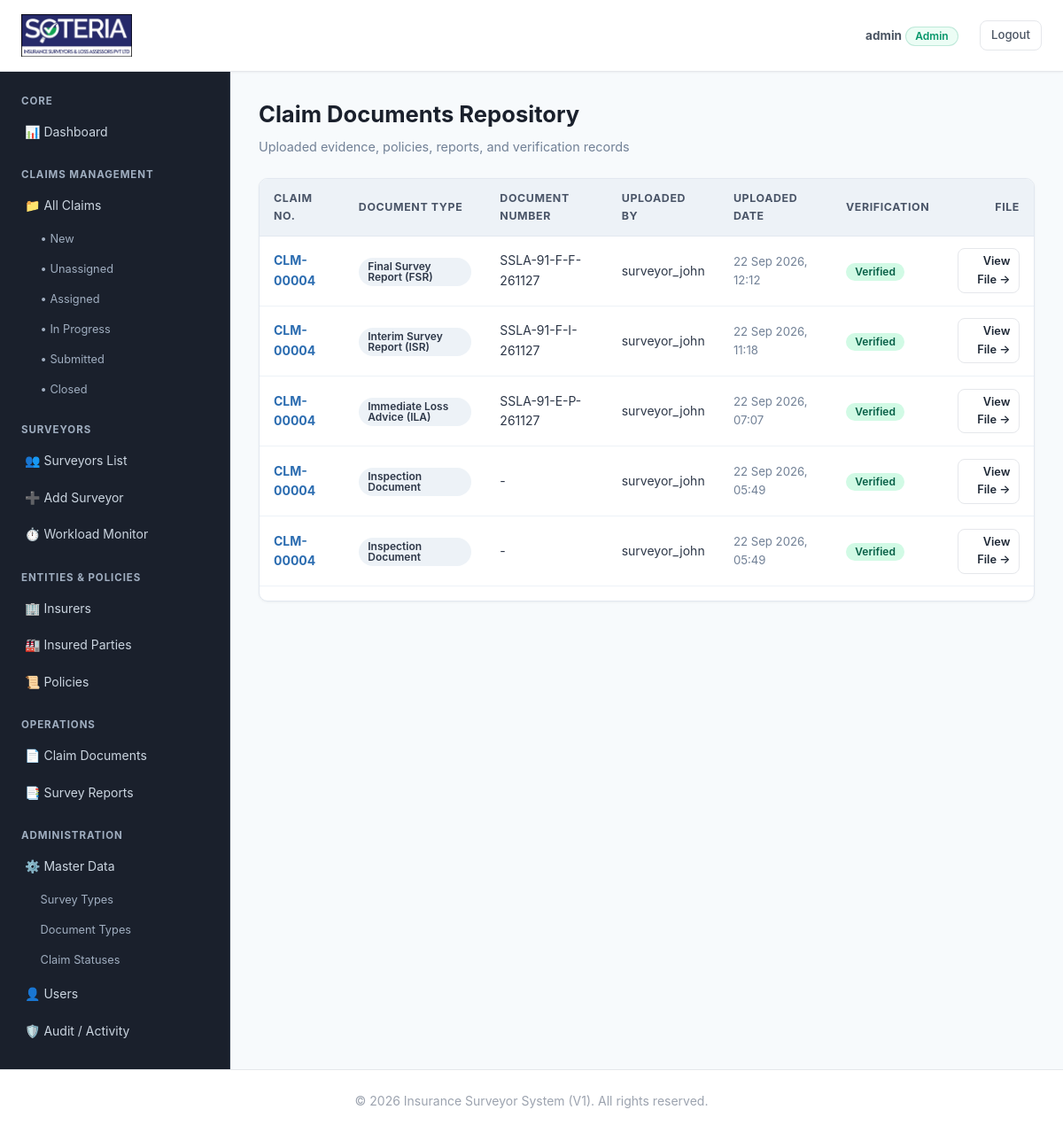
/documents/ (signed in), run on the app's committed database.
### accounts/models.py (models this page shows, shortened)
class User(AbstractUser):
    class Role(models.TextChoices):
        ADMIN = 'ADMIN', 'Admin'
        SURVEYOR = 'SURVEYOR', 'Surveyor'
    role = models.CharField(
        max_length=20,
        choices=Role.choices,
        default=Role.SURVEYOR,
        help_text="Designates the user role within the system."
    )
    class Meta:
        db_table = 'nis_user'

### documents/models.py (models this page shows, shortened)
class ClaimDocument(models.Model):
    claim = models.ForeignKey(
        'claims.Claim',
        on_delete=models.CASCADE,
        related_name='documents'
    )
    document_type = models.ForeignKey(
        DocumentType,
        on_delete=models.PROTECT,
        related_name='claim_documents'
    )
    file = models.FileField(
        upload_to="claim_documents/%Y/%m/",
        validators=[validate_document_extension, validate_file_size]
    )
    document_number = models.CharField(max_length=100, blank=True)
    document_date = models.DateField(null=True, blank=True)
    description = models.TextField(blank=True)
    uploaded_by = models.ForeignKey(
        settings.AUTH_USER_MODEL,
        on_delete=models.PROTECT,
        related_name='uploaded_documents'
    )
    uploaded_at = models.DateTimeField(auto_now_add=True)
    verified = models.BooleanField(default=False)
    verified_by = models.ForeignKey(
        settings.AUTH_USER_MODEL,
        on_delete=models.SET_NULL,
        null=True,
        blank=True,
        related_name='verified_documents'
    )
    verified_at = models.DateTimeField(null=True, blank=True)
    remarks = models.TextField(blank=True)
    class Meta:
        db_table = 'nis_claim_document'
        ordering = ['-uploaded_at']
        verbose_name = 'Claim Document'
        verbose_name_plural = 'Claim Documents'

class DocumentType(models.Model):
    name = models.CharField(max_length=150)
    code = models.CharField(max_length=50, unique=True)
    is_active = models.BooleanField(default=True)
    created_at = models.DateTimeField(auto_now_add=True)
    updated_at = models.DateTimeField(auto_now=True)
    class Meta:
        db_table = 'nis_document_type'
        ordering = ['name']
        verbose_name = 'Document Type'
        verbose_name_plural = 'Document Types'

### claims/models.py (models this page shows, shortened)
class Claim(models.Model):
    claim_number = models.CharField(max_length=50, unique=True, blank=True)
    report_number = models.CharField(max_length=50, blank=True)
    survey_type = models.ForeignKey(
        'surveys.SurveyType',
        on_delete=models.PROTECT,
        related_name='claims'
    )
    insurer = models.ForeignKey(
        Insurer,
        on_delete=models.PROTECT,
        related_name='claims'
    )
    insured = models.ForeignKey(
        Insured,
        on_delete=models.PROTECT,
        related_name='claims'
    )
    policy = models.ForeignKey(
        Policy,
        on_delete=models.PROTECT,
        related_name='claims'
    )
    instruction_date = models.DateField()
    instruction_source = models.CharField(max_length=255)
    date_of_loss = models.DateField()
    nature_of_loss = models.CharField(max_length=255)
    loss_location = models.TextField()
    claimed_amount = models.DecimalField(max_digits=15, decimal_places=2, null=True, blank=True)
    priority = models.CharField(
        max_length=20,
        choices=Priority.choices,
        default=Priority.MEDIUM
    )
    status = models.CharField(
        max_length=50,
        choices=ClaimStatus.choices,
        default=ClaimStatus.NEW
    )
    claim_description = models.TextField(blank=True)
    contact_person = models.CharField(max_length=150, blank=True)
    contact_phone = models.CharField(max_length=30, blank=True)
    contact_email = models.EmailField(blank=True)
    internal_remarks = models.TextField(blank=True)
    created_by = models.ForeignKey(
        settings.AUTH_USER_MODEL,
        on_delete=models.PROTECT,
        related_name='claims_created'
    )
    created_at = models.DateTimeField(auto_now_add=True)
    updated_at = models.DateTimeField(auto_now=True)
    class Meta:
        db_table = 'nis_claim'
        ordering = ['-created_at']
        verbose_name = 'Claim'
        verbose_name_plural = 'Claims'
        indexes = [
            models.Index(fields=['status']),
            models.Index(fields=['survey_type']),
        ]

### claims/web_views.py (the view)
# urls.py: path('documents/', web_views.document_list, name='web_document_list'),
@admin_required
def document_list(request):
    documents = ClaimDocument.objects.select_related('claim', 'document_type', 'uploaded_by').order_by('-uploaded_at')[:100]
    return render(request, 'documents/document_list.html', {'documents': documents})

### claims/web_views.py (called while the page is built)
def admin_required(view_func):
    @wraps(view_func)
    def _wrapped_view(request, *args, **kwargs):
        if not request.user.is_authenticated:
            return redirect(f"/login/?next={request.path}")
        if request.user.role != User.Role.ADMIN and not request.user.is_superuser:
            raise PermissionDenied("Administrator privileges are required to access this section.")
        return view_func(request, *args, **kwargs)
    return _wrapped_view

### templates/documents/document_list.html (shortened to what this page needs)
{% extends 'base.html' %}
{% block content %}
<div class="page-header">
    <div>
        <h1 class="page-title">Claim Documents Repository</h1>
        <p class="page-subtitle">Uploaded evidence, policies, reports, and verification records</p>
    </div>
</div>
<div class="card-table-wrapper">
    <div class="table-responsive">
        <table class="data-table-modern">
            <thead>
                <tr>
                    <th>Claim No.</th>
                    <th>Document Type</th>
                    <th>Document Number</th>
                    <th>Uploaded By</th>
                    <th>Uploaded Date</th>
                    <th>Verification</th>
                    <th style="text-align: right;">File</th>
                </tr>
            </thead>
            <tbody>
                {% for doc in documents %}
                <tr>
                    <td>
                        <a href="/claims/{{ doc.claim.id }}/" style="color: #2b6cb0; font-weight: 700; text-decoration: none;">
                            {{ doc.claim.claim_number }}
                        </a>
                    </td>
                    <td>
                        <span class="badge" style="background: #edf2f7; color: #2d3748;">{{ doc.document_type.name }}</span>
                    </td>
                    <td>{{ doc.document_number|default:"-" }}</td>
                    <td>{{ doc.uploaded_by.username }}</td>
                    <td style="font-size: 0.825rem; color: #718096;">{{ doc.uploaded_at|date:"d M Y, H:i" }}</td>
                    <td>
                        {% if doc.verified %}
                            <span class="status-pill pill-submitted">Verified</span>
                        {% else %}
                            <span class="status-pill pill-query">Pending</span>
                        {% endif %}
                    </td>
                    <td style="text-align: right;">
                        {% if doc.file %}
                            <a href="{% url 'secure_media' path=doc.file.name %}" target="_blank" class="btn btn-outline" style="padding: 0.25rem 0.6rem; font-size: 0.8rem;">View File &rarr;</a>
                        {% else %}
                            <span style="color: #a0aec0;">No File</span>
                        {% endif %}
                    </td>
                </tr>
                {% empty %}
                <tr>
                    <td colspan="7" style="text-align: center; color: #a0aec0; padding: 2rem;">No documents uploaded yet.</td>
                </tr>
                {% endfor %}
            </tbody>
        </table>
    </div>
</div>
{% endblock content %}

### templates/base.html (shortened to what this page needs)
{% load static %}
<!DOCTYPE html>
<html lang="en">
<head>
    <link rel="stylesheet" href="{% static 'css/style.css' %}">
</head>
<body>
    <header class="site-header">
        <nav class="navbar">
            <div class="nav-left">
                <a href="/" class="brand-wrapper">
                    <img src="{% static 'images/soteria_logo.png' %}" alt="Soteria Logo" class="brand-logo-img">
                </a>
            </div>
            <ul class="nav-links">
                {% if request.user.is_authenticated %}
                    <li class="navbar-user-info">
                        <span style="font-size: 0.85rem; color: #4b5563;">
                            <strong>{{ request.user.username }}</strong>
                            <span class="badge badge-success">{{ request.user.get_role_display|default:request.user.role }}</span>
                        </span>
                    </li>
                    <li><a href="/logout/" class="btn btn-outline" style="padding: 0.35rem 0.75rem; font-size: 0.825rem;">Logout</a></li>
                {% else %}
                    <li><a href="/login/" class="btn btn-primary" style="padding: 0.35rem 0.85rem; font-size: 0.825rem; color: #ffffff;">Login</a></li>
                {% endif %}
            </ul>
        </nav>
    </header>
    {% block layout %}
    <div class="admin-layout">
        <aside class="admin-sidebar">
            {% if request.user.role == 'SURVEYOR' %}
                <div>
                    <div class="sidebar-heading">Surveyor Portal</div>
                    <ul class="sidebar-menu">
                        <li><a href="/dashboard/surveyor/">📊 Dashboard</a></li>
                        <li><a href="/claims/">📁 My Assigned Claims</a></li>
                    </ul>
                </div>
            {% else %}
                <div>
                    <div class="sidebar-heading">Core</div>
                    <ul class="sidebar-menu">
                        <li><a href="/dashboard/admin/">📊 Dashboard</a></li>
                    </ul>
                </div>
                <div>
                    <div class="sidebar-heading">Claims Management</div>
                    <ul class="sidebar-menu">
                        <li>
                            <a href="/claims/">📁 All Claims</a>
                            <ul class="sidebar-submenu">
                                <li><a href="/claims/?status=NEW">• New</a></li>
                                <li><a href="/claims/?filter=unassigned">• Unassigned</a></li>
                                <li><a href="/claims/?status=ASSIGNED">• Assigned</a></li>
                                <li><a href="/claims/?filter=in_progress">• In Progress</a></li>
                                <li><a href="/claims/?status=REPORT_SUBMITTED">• Submitted</a></li>
                                <li><a href="/claims/?status=CLOSED">• Closed</a></li>
                            </ul>
                        </li>
                    </ul>
                </div>
                <div>
                    <div class="sidebar-heading">Surveyors</div>
                    <ul class="sidebar-menu">
                        <li><a href="/surveyors/">👥 Surveyors List</a></li>
                        <li><a href="/surveyors/add/">➕ Add Surveyor</a></li>
                        <li><a href="/surveyors/workload/">⏱️ Workload Monitor</a></li>
                    </ul>
                </div>
                <div>
                    <div class="sidebar-heading">Entities &amp; Policies</div>
                    <ul class="sidebar-menu">
                        <li><a href="/insurers/">🏢 Insurers</a></li>
                        <li><a href="/insured/">🏭 Insured Parties</a></li>
                        <li><a href="/policies/">📜 Policies</a></li>
                    </ul>
                </div>
                <div>
                    <div class="sidebar-heading">Operations</div>
                    <ul class="sidebar-menu">
                        <li><a href="/documents/">📄 Claim Documents</a></li>
                        <li><a href="/reports/">📑 Survey Reports</a></li>
                    </ul>
                </div>
                <div>
                    <div class="sidebar-heading">Administration</div>
                    <ul class="sidebar-menu">
                        <li>
                            <a href="/master/survey-types/">⚙️ Master Data</a>
                            <ul class="sidebar-submenu">
                                <li><a href="/master/survey-types/">Survey Types</a></li>
                                <li><a href="/master/document-types/">Document Types</a></li>
                                <li><a href="/master/claim-statuses/">Claim Statuses</a></li>
                            </ul>
                        </li>
                        <li><a href="/users/">👤 Users</a></li>
                        <li><a href="/audit/">🛡️ Audit / Activity</a></li>
                    </ul>
                </div>
            {% endif %}
        </aside>
        <main class="admin-content">
            {% block content %}
            {% endblock %}
        </main>
    </div>
    {% endblock layout %}
    <footer class="site-footer">
        <p>&copy; {% now "Y" %} Insurance Surveyor System (V1). All rights reserved.</p>
    </footer>
</body>
</html>

### data on the page
User: user.username "admin", user.role "Admin"
ClaimDocument: claim.claim_number "CLM-00004", document_type.name "Final Survey Report (FSR)", document_number "SSLA-91-F-F-261127", uploaded_by.username "surveyor_john", uploaded_at "22 Sep 2026, 12:12", verified "Verified", shows "View File →"
ClaimDocument: claim.claim_number "CLM-00004", document_type.name "Interim Survey Report (ISR)", document_number "SSLA-91-F-I-261127", uploaded_by.username "surveyor_john", uploaded_at "22 Sep 2026, 11:18", verified "Verified", shows "View File →"
ClaimDocument: claim.claim_number "CLM-00004", document_type.name "Immediate Loss Advice (ILA)", document_number "SSLA-91-E-P-261127", uploaded_by.username "surveyor_john", uploaded_at "22 Sep 2026, 07:07", verified "Verified", shows "View File →"
ClaimDocument: claim.claim_number "CLM-00004", document_type.name "Inspection Document", document_number "-", uploaded_by.username "surveyor_john", uploaded_at "22 Sep 2026, 05:49", verified "Verified", shows "View File →"
ClaimDocument: claim.claim_number "CLM-00004", document_type.name "Inspection Document", document_number "-", uploaded_by.username "surveyor_john", uploaded_at "22 Sep 2026, 05:49", verified "Verified", shows "View File →"
